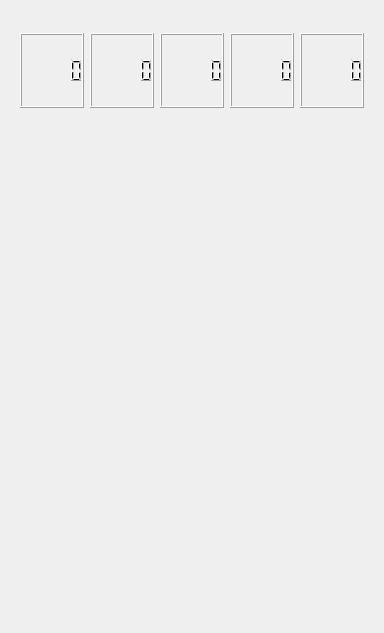
      <widget class="QWidget" name="tab_Temperature">
       <attribute name="title">
        <string>Temperatures</string>
       </attribute>
       <attribute name="toolTip">
        <string>&lt;html&gt;&lt;head/&gt;&lt;body&gt;&lt;p&gt;&lt;span style=&quot; font-weight:600;&quot;&gt;CASAC GUI - Temperatures&lt;/span&gt;&lt;/p&gt;&lt;p&gt;&lt;span style=&quot; font-style:italic;&quot;&gt;Usage&lt;/span&gt;:&lt;br/&gt;(inactive)&lt;/p&gt;&lt;p&gt;&lt;span style=&quot; font-style:italic;&quot;&gt;Keyboard Shortcuts&lt;/span&gt;:&lt;br/&gt;Escape - Exit the GUI&lt;br/&gt;Ctrl+PgDwn / Ctrl+Tab - Next tab&lt;br/&gt;Ctrl+PgUp / Ctrl+Shift+Tab - Previous tab&lt;/p&gt;&lt;p&gt;&lt;span style=&quot; font-style:italic;&quot;&gt;Mouse Shortcuts&lt;/span&gt;:&lt;br/&gt;(nothing special)&lt;/p&gt;&lt;/body&gt;&lt;/html&gt;</string>
       </attribute>
       <layout class="QVBoxLayout" name="verticalLayout_18">
        <item>
         <layout class="QVBoxLayout" name="layout_TemperatureDiagram">
          <property name="topMargin">
           <number>10</number>
          </property>
         </layout>
        </item>
        <item>
         <widget class="QFrame" name="frame_Temperatures">
          <property name="minimumSize">
           <size>
            <width>0</width>
            <height>100</height>
           </size>
          </property>
          <property name="frameShape">
           <enum>QFrame::NoFrame</enum>
          </property>
          <layout class="QHBoxLayout" name="horizontalLayout_5">
           <item>
            <widget class="QLCDNumber" name="lcd_TempLeft">
             <property name="maximumSize">
              <size>
               <width>150</width>
               <height>75</height>
              </size>
             </property>
            </widget>
           </item>
           <item>
            <widget class="QLCDNumber" name="lcd_TempMidLeft">
             <property name="maximumSize">
              <size>
               <width>150</width>
               <height>75</height>
              </size>
             </property>
            </widget>
           </item>
           <item>
            <widget class="QLCDNumber" name="lcd_TempMiddle">
             <property name="maximumSize">
              <size>
               <width>150</width>
               <height>75</height>
              </size>
             </property>
            </widget>
           </item>
           <item>
            <widget class="QLCDNumber" name="lcd_TempMidRight">
             <property name="maximumSize">
              <size>
               <width>150</width>
               <height>75</height>
              </size>
             </property>
            </widget>
           </item>
           <item>
            <widget class="QLCDNumber" name="lcd_TempRight">
             <property name="maximumSize">
              <size>
               <width>150</width>
               <height>75</height>
              </size>
             </property>
            </widget>
           </item>
          </layout>
         </widget>
        </item>
        <item>
         <spacer name="verticalSpacer_7">
          <property name="orientation">
           <enum>Qt::Vertical</enum>
          </property>
          <property name="sizeHint" stdset="0">
           <size>
            <width>20</width>
            <height>501</height>
           </size>
          </property>
         </spacer>
        </item>
       </layout>
      </widget>
